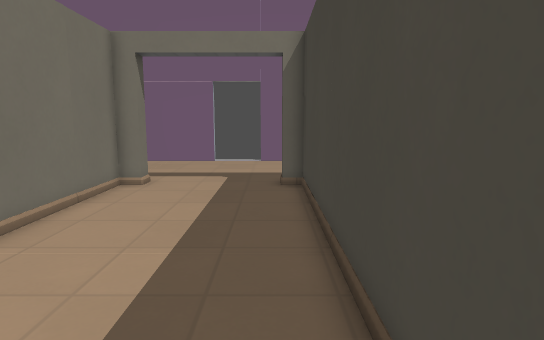
view 1 (above)

24 first-person views from a walk through a level from a Godot 3-D game. The camera is 1.3 m above the floor, tilts 8° down and sees 75° across. The floor is counted in squares, 0.5 m on a side. Each view is taken from the middle of a square. On the plan, view 1 faces up. The plan holds only what a view shows up to about 20 squares ahead; the rest is blank. The place goes on beyond the plan. Surface patterns are stand-ins for the level's own textures.

view 2
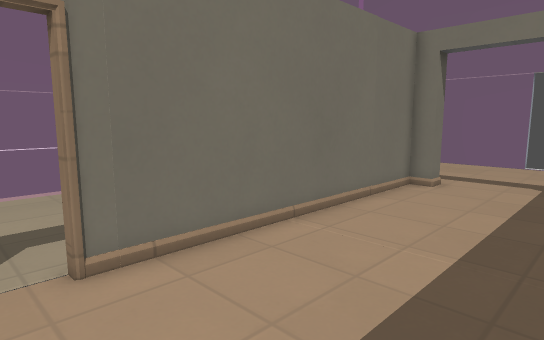

view 3
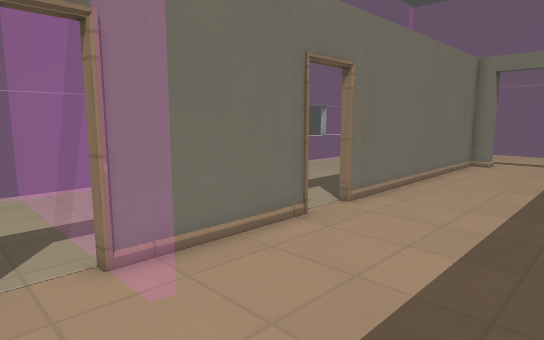

view 4
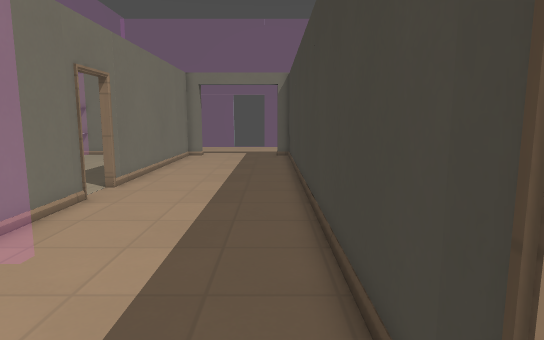

view 5
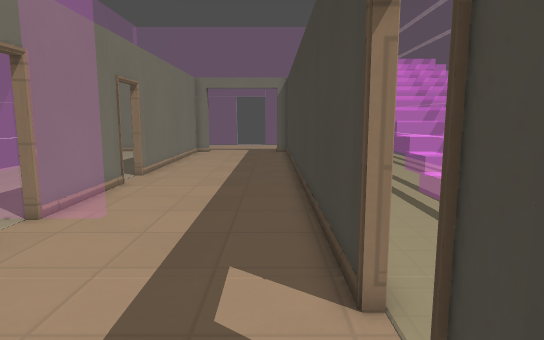

view 6
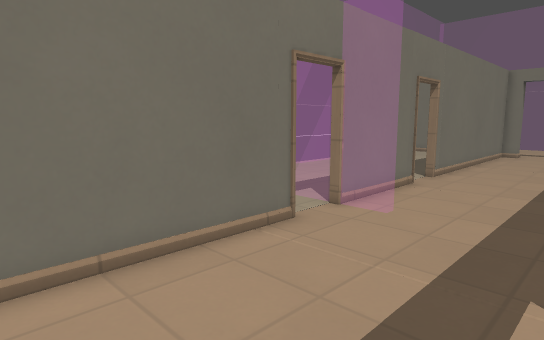

view 7
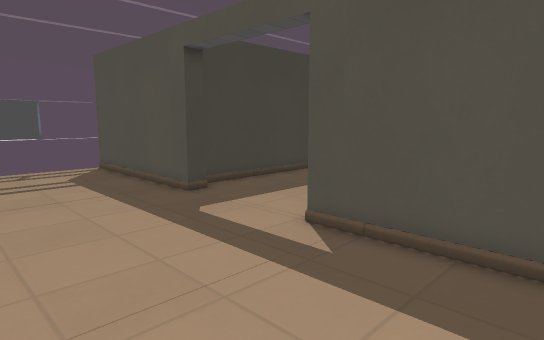

view 8
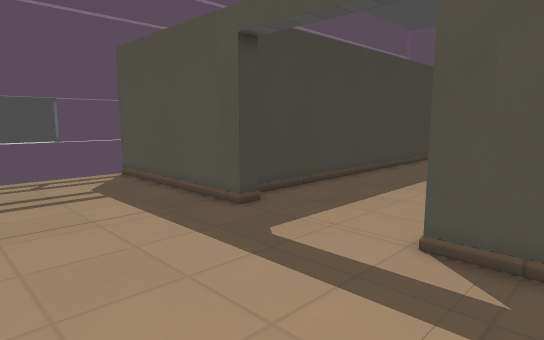

view 9
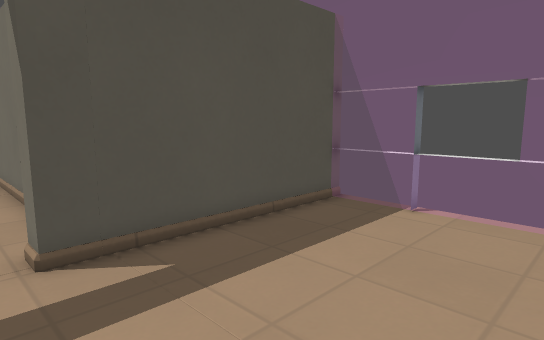

view 10
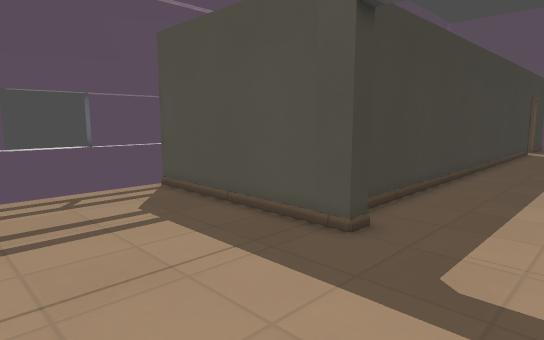

view 11
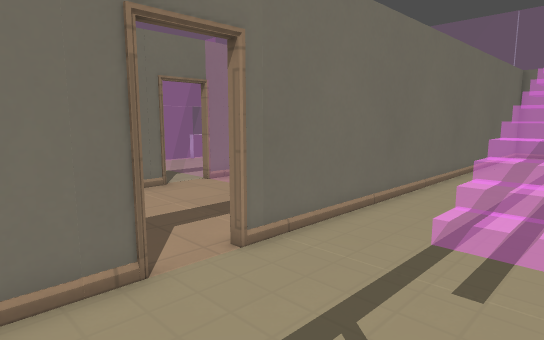

view 12
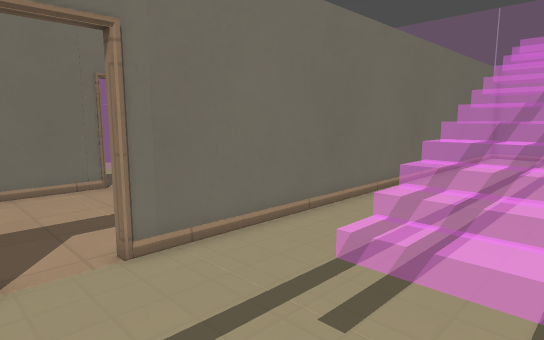

view 13
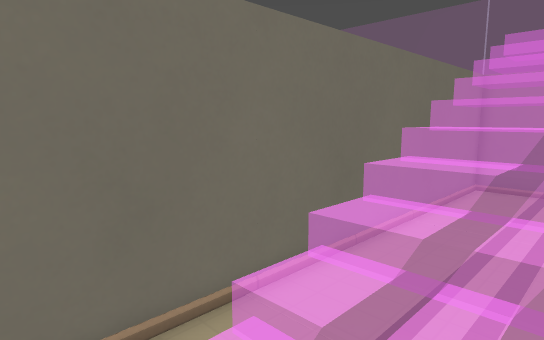

view 14
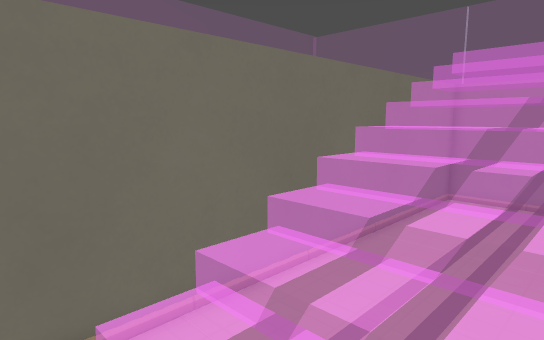

view 15
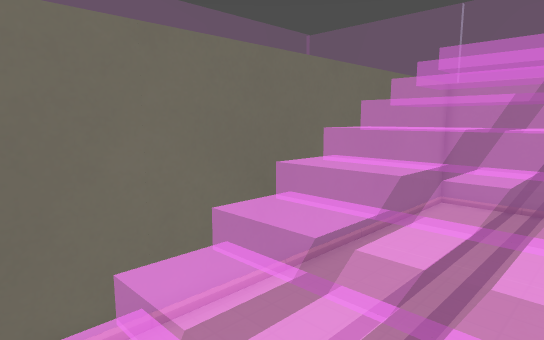

view 16
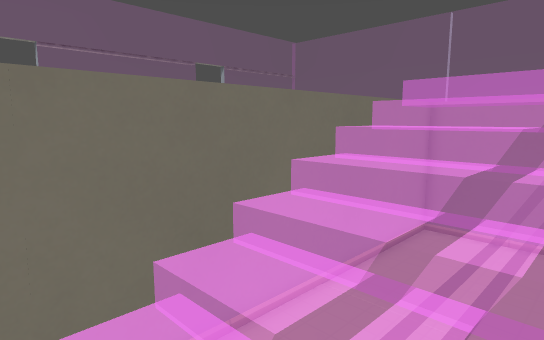

view 17
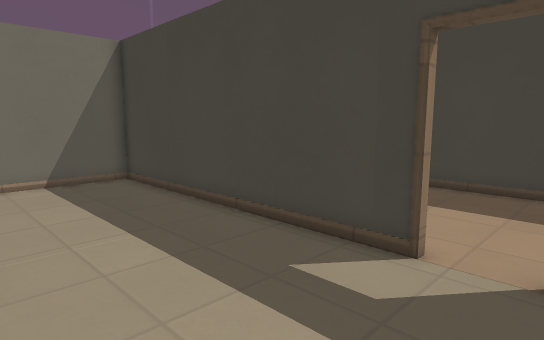

view 18
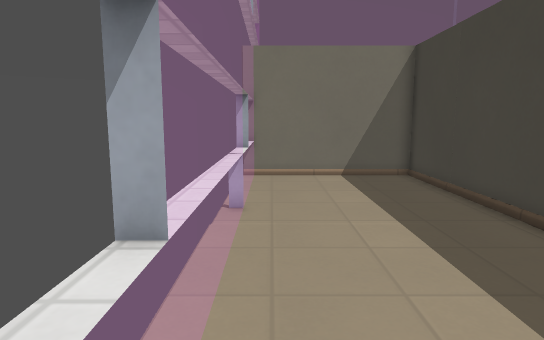

view 19
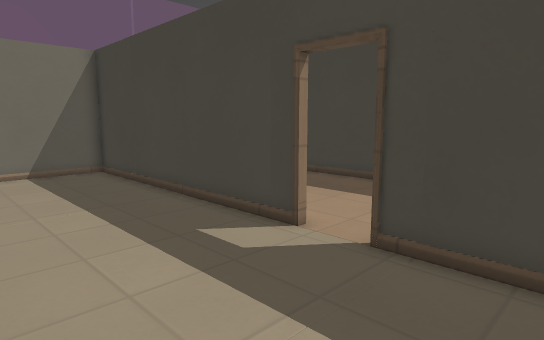

view 20
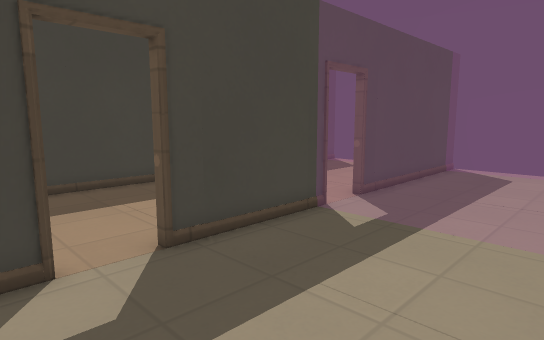

view 21
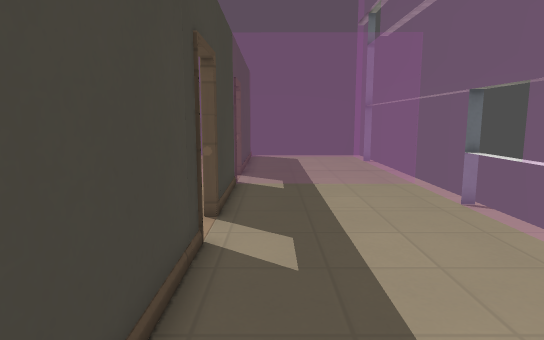

view 22
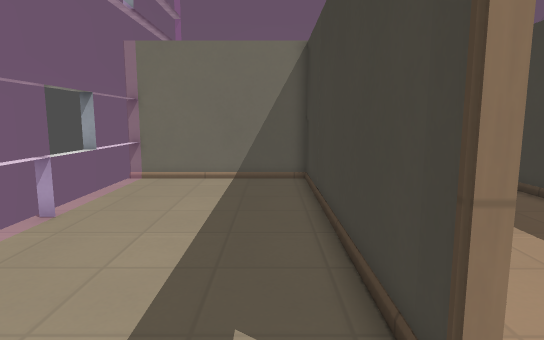

view 23
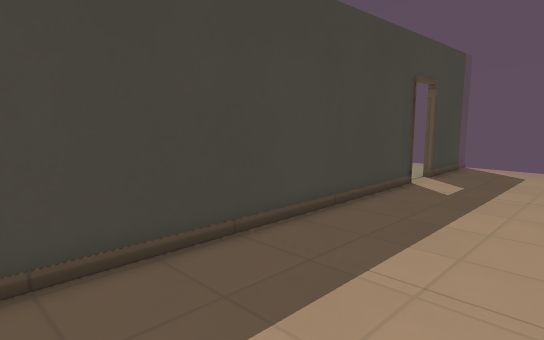

view 24
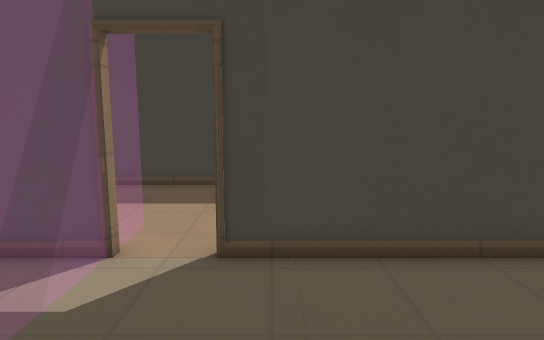

### Floor plan
Key: @ floor where view 1 was taken; # wall or solid block; x gap in a wall; . floor; / step, stairs or slope; = window, fence, low wall or low ledge; T thing the floor can be seen under or through.
Columns run from 14 left of view 1 to 10 right of it. Each row starts with its distance up from view 1.
 23           x
 22    .  . ....
 21 #......................
 20 #......................##
 19 =......................=#
 18 #......................##
 17 #...................... #
 16 #......................
 15 #########......#########
 14 #.......#......# ....
 13 #.......#......# ....
 12 #.......#......# .....
 11 #.......#......# .....
 10 =.......#......# .....
  9 =.......#......# .....
  8 #.......#......# .....
  7 #.......#......# .....
  6 #.......#......# .....
  5 #.......#......# .....
  4 #.......#......# ......
  3 #.......#......# ......
  2 #.......#......# ......
  1 #..............# ./
  0 =.......#.....@# ./
 -1 =.......#......# ./
 -2 #.......#......# ./   /
 -3  .......#......# ./
 -4  .......#......# ./   /
 -5         T .....# ./////
 -6        TT .....# ..///
 -7  ..............# ..///
 -8  .......#......# .....
 -9  .......#......# .....
-10  .......#......##.....
-11  .......#............
-12    .....#...........
-13    .....#......#...   .
-14    .....#......#..
-15    .....#.  ...#..   .
-16         #      #

Positions as (right, up) in squares from view 1, and headings:
1: (0, 0), facing up
2: (0, 0), facing up-left
3: (0, -8), facing up-left
4: (0, -12), facing up
5: (0, -15), facing up
6: (0, -15), facing up-left
7: (-11, 22), facing down-right
8: (-8, 22), facing down-right
9: (-4, 22), facing down-left
10: (-4, 22), facing down-right
11: (7, -15), facing up-left
12: (8, -13), facing up-left
13: (7, -6), facing up-left
14: (8, -5), facing up-left
15: (8, -4), facing up-left
16: (8, -2), facing up-left
17: (-13, -1), facing up-right
18: (-13, -2), facing up
19: (-13, -4), facing up-right
20: (-13, 3), facing down-right
21: (-8, 9), facing down
22: (-8, -1), facing up
23: (-5, 4), facing down-right
24: (-13, -9), facing right
